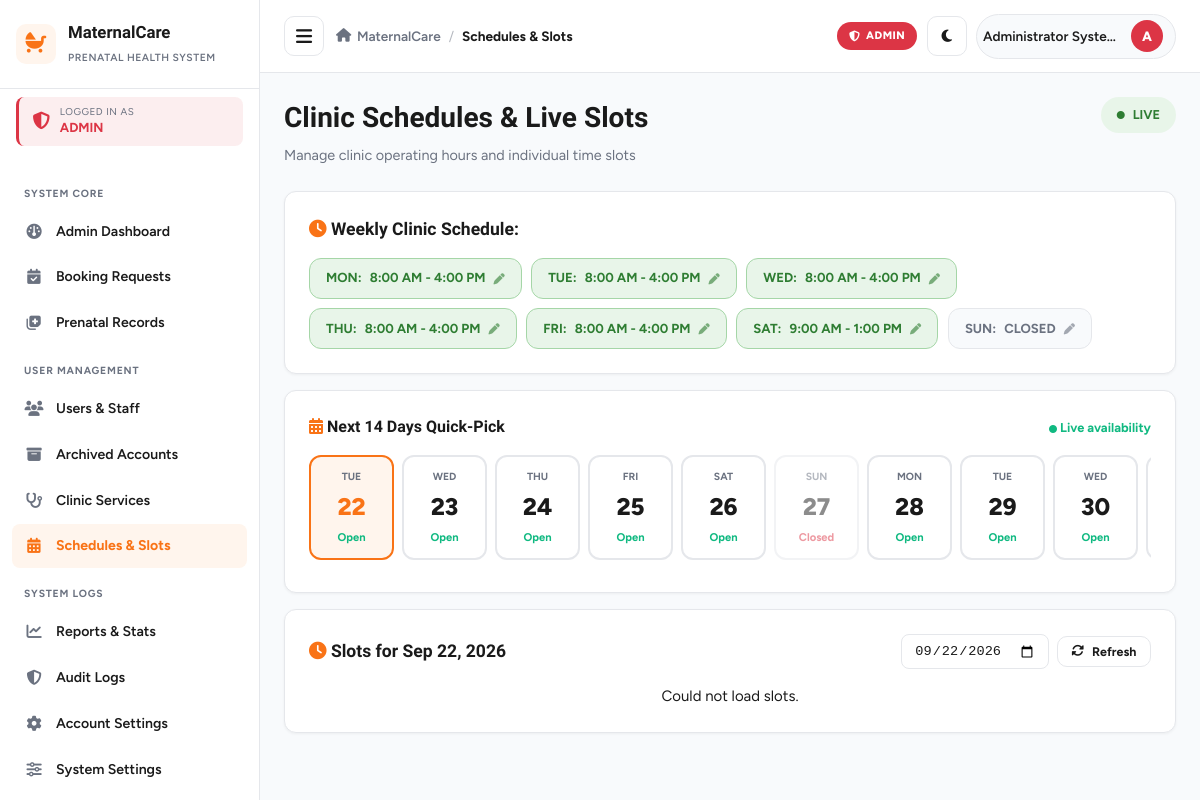
/admin/schedules.php (signed in), run on the app's committed database.
### tables this page shows
CREATE TABLE IF NOT EXISTS `schedules` (
    `id` INT AUTO_INCREMENT PRIMARY KEY,
    `staff_id` INT DEFAULT NULL,
    `day_of_week` ENUM('Monday', 'Tuesday', 'Wednesday', 'Thursday', 'Friday', 'Saturday', 'Sunday') NOT NULL,
    `start_time` TIME NOT NULL DEFAULT '08:00:00',
    `end_time` TIME NOT NULL DEFAULT '16:00:00',
    `max_patients_per_slot` INT NOT NULL DEFAULT 2,
    `is_active` TINYINT(1) NOT NULL DEFAULT 1,
    FOREIGN KEY (`staff_id`) REFERENCES `users`(`id`) ON DELETE SET NULL
);

### includes/slot_helper.php (called while the page is built, shortened)
<?php
function getClinicWeeklySchedule($db) {
    try {
        $stmt = $db->query("SELECT * FROM schedules ORDER BY FIELD(day_of_week, 'Monday','Tuesday','Wednesday','Thursday','Friday','Saturday','Sunday')");
        return $stmt->fetchAll();
    } catch (Exception $e) {
        return [];
    }
}

### config/config.php (called while the page is built, shortened)
<?php
function sanitize($data) {
    return htmlspecialchars(trim((string)$data), ENT_QUOTES, 'UTF-8');
}

### admin/schedules.php (the view, shortened to what this page needs)
<?php
require_once __DIR__ . '/../config/config.php';
require_once __DIR__ . '/../includes/auth_check.php';
require_once __DIR__ . '/../includes/slot_helper.php';
$selectedDate = $_GET['date'] ?? date('Y-m-d');
try {
    $db = getDB();
    $schedules = getClinicWeeklySchedule($db);
} catch (Exception $e) {
    die("Schedules error: " . $e->getMessage());
}
include __DIR__ . '/../includes/header.php';
?>
<div class="page-header">
    <div class="page-title">
        <h1>Clinic Schedules & Live Slots</h1>
        <p>Manage clinic operating hours and individual time slots</p>
    </div>
    <div>
        <span style="display:inline-flex; align-items:center; gap:0.5rem; padding:0.5rem 1rem; border-radius:20px; background:#e8f5e9; color:#2e7d32; font-size:0.8rem; font-weight:700;">
            <i class="fa-solid fa-circle" style="font-size:0.5rem;"></i> LIVE
        </span>
    </div>
</div>
<div class="dashboard-card mb-4" style="padding: 1.5rem;">
    <h3 style="margin-bottom: 1rem;">
        <i class="fa-solid fa-clock text-primary"></i> Weekly Clinic Schedule:
    </h3>
    <div style="display: flex; flex-wrap: wrap; gap: 0.6rem;">
        <?php
        $allDays = ['Monday', 'Tuesday', 'Wednesday', 'Thursday', 'Friday', 'Saturday', 'Sunday'];
        $schedMap = [];
        foreach ($schedules as $s) { $schedMap[$s['day_of_week']] = $s; }
        foreach ($allDays as $day):
            $sched = $schedMap[$day] ?? ['day_of_week' => $day, 'start_time' => '08:00:00', 'end_time' => '16:00:00', 'max_patients_per_slot' => 2, 'is_active' => 0];
            $isClosed = !$sched['is_active'];
        ?>
            <div style="
                display: inline-flex;
                align-items: center;
                gap: 0.5rem;
                padding: 0.6rem 1rem;
                border-radius: 12px;
                background: <?php echo $isClosed ? 'var(--bg-body)' : '#e8f5e9'; ?>;
                color: <?php echo $isClosed ? 'var(--text-muted)' : '#2e7d32'; ?>;
                font-size: 0.82rem;
                font-weight: 700;
                border: 1px solid <?php echo $isClosed ? 'var(--border-color)' : '#a5d6a7'; ?>;
                cursor: pointer;
            " onclick='openDayModal(<?php echo json_encode($sched, JSON_HEX_APOS | JSON_HEX_QUOT); ?>)'>
                <span><?php echo strtoupper(substr($day, 0, 3)); ?>:</span>
                <span><?php echo $isClosed ? 'CLOSED' : date('g:i A', strtotime($sched['start_time'])) . ' - ' . date('g:i A', strtotime($sched['end_time'])); ?></span>
                <i class="fa-solid fa-pen" style="font-size:0.7rem; opacity:0.6;"></i>
            </div>
        <?php endforeach; ?>
    </div>
</div>
<div class="dashboard-card mb-4" style="padding: 1.5rem;">
    <div style="display:flex; justify-content:space-between; align-items:center; margin-bottom: 1rem;">
        <h3 style="margin:0; font-size:1rem;">
            <i class="fa-solid fa-calendar-days text-primary"></i> Next 14 Days Quick-Pick
        </h3>
        <span style="color:#10b981; font-size:0.8rem; font-weight:700;">
            <i class="fa-solid fa-circle" style="font-size:0.5rem;"></i> Live availability
        </span>
    </div>
    <div style="display: flex; gap: 0.5rem; overflow-x: auto; padding-bottom: 0.5rem;">
        <?php
        $today = new DateTime();
        for ($i = 0; $i < 14; $i++):
            $dayDate = clone $today;
            $dayDate->modify("+$i days");
            $dayName = $dayDate->format('D');
            $dayNum = $dayDate->format('j');
            $dateStr = $dayDate->format('Y-m-d');
            $dayOfWeekFull = $dayDate->format('l');
            $daySched = $schedMap[$dayOfWeekFull] ?? null;
            $isOpen = $daySched && (int)$daySched['is_active'] === 1;
            $isSelected = ($dateStr === $selectedDate);
        ?>
            <div class="quick-pick-date" data-date="<?php echo $dateStr; ?>" style="
                min-width: 85px;
                padding: 0.75rem 0.5rem;
                border-radius: 12px;
                text-align: center;
                background: <?php echo $isSelected ? '#fff5ed' : 'var(--surface)'; ?>;
                border: 2px solid <?php echo $isSelected ? '#f97316' : 'var(--border-color)'; ?>;
                cursor: pointer;
                opacity: <?php echo $isOpen ? '1' : '0.5'; ?>;
            " onclick="selectDate('<?php echo $dateStr; ?>')">
                <div style="font-size: 0.65rem; color: var(--text-muted); text-transform: uppercase; font-weight: 700;">
                    <?php echo strtoupper($dayName); ?>
                </div>
                <div style="font-size: 1.5rem; font-weight: 800; color: <?php echo $isSelected ? '#f97316' : 'var(--text-dark)'; ?>; margin: 0.25rem 0;">
                    <?php echo $dayNum; ?>
                </div>
                <div style="font-size: 0.7rem; font-weight: 700; color: <?php echo $isOpen ? '#10b981' : '#dc3545'; ?>;">
                    <?php echo $isOpen ? 'Open' : 'Closed'; ?>
                </div>
            </div>
        <?php endfor; ?>
    </div>
</div>
<div class="dashboard-card mb-4" style="padding: 1.5rem;">
    <div style="display:flex; justify-content:space-between; align-items:center; margin-bottom: 1rem; flex-wrap:wrap; gap:1rem;">
        <div>
            <h3 style="margin:0;">
                <i class="fa-solid fa-clock text-primary"></i> Slots for <span id="selectedDateLabel"><?php echo date('M d, Y', strtotime($selectedDate)); ?></span>
            </h3>
        </div>
        <div style="display:flex; gap:0.5rem; align-items:center;">
            <input type="date" id="datePicker" value="<?php echo sanitize($selectedDate); ?>"
                   style="padding:0.5rem 0.75rem; border-radius:8px; border:1px solid var(--border-color); background:var(--surface); color:var(--text-dark); font-size:0.85rem;"
                   onchange="selectDate(this.value)">
            <button type="button" class="btn btn-outline btn-sm" onclick="loadSlots(_currentSelectedDate)">
                <i class="fa-solid fa-rotate"></i> Refresh
            </button>
        </div>
    </div>
    <div id="slotsContainer">
    </div>
</div>
<?php include __DIR__ . '/../includes/footer.php'; ?>

### assets/css/style.css (style rules this page uses)
:root { --primary: #f97316; --primary-dark: #ea580c; --primary-light: #fff5ed; --success: #10b981; --warning: #f59e0b; --danger: #dc3545; --info: #0d6efd; --bg-body: #f8fafc; --surface: #ffffff; --text-dark: #1a1a1a; --text-muted: #6b7280; --border-color: #e5e7eb; --radius-sm: 8px; --radius-md: 12px; --radius-lg: 16px; --shadow-sm: 0 1px 3px rgba(0, 0, 0, 0.05); --shadow-md: 0 4px 12px rgba(0, 0, 0, 0.08); --shadow-lg: 0 10px 30px rgba(0, 0, 0, 0.12); --transition: all 0.25s ease; --sidebar-width: 260px; }
* { margin: 0; padding: 0; box-sizing: border-box; }
html, body { max-width: 100%; overflow-x: hidden; }
body { font-family: 'Figtree', -apple-system, BlinkMacSystemFont, 'Segoe UI', sans-serif; background: var(--bg-body); color: var(--text-dark); line-height: 1.5; font-size: 15px; transition: background 0.3s ease, color 0.3s ease; }
h1, h2, h3, h4, h5, h6 { font-family: 'Bricolage Grotesque', 'Figtree', sans-serif; font-weight: 700; color: var(--text-dark); }
.page-header { display: flex; justify-content: space-between; align-items: flex-start; gap: 1rem; margin-bottom: 1.5rem; flex-wrap: wrap; }
.page-header h1 { font-size: 1.75rem; margin-bottom: 0.35rem; }
.page-header p { color: var(--text-muted); font-size: 0.9rem; }
.dashboard-card { background: var(--surface); border: 1px solid var(--border-color); border-radius: var(--radius-md); padding: 1.5rem; box-shadow: var(--shadow-sm); transition: background 0.3s ease, border-color 0.3s ease; }
.btn { display: inline-flex; align-items: center; justify-content: center; gap: 0.5rem; padding: 0.65rem 1.15rem; border-radius: 10px; border: none; font-family: inherit; font-size: 0.88rem; font-weight: 700; cursor: pointer; transition: var(--transition); text-decoration: none; white-space: nowrap; }
.btn-outline { background: transparent; color: var(--text-dark); border: 1.5px solid var(--border-color); }
.btn-sm { padding: 0.45rem 0.85rem; font-size: 0.78rem; }
.text-primary { color: var(--primary); }
.mb-4 { margin-bottom: 1rem; }

### data on the page
schedules: day "MON", start_time "8:00 AM", end_time "4:00 PM"
schedules: day "TUE", start_time "8:00 AM", end_time "4:00 PM"
schedules: day "WED", start_time "8:00 AM", end_time "4:00 PM"
schedules: day "THU", start_time "8:00 AM", end_time "4:00 PM"
schedules: day "FRI", start_time "8:00 AM", end_time "4:00 PM"
schedules: day "SAT", start_time "9:00 AM", end_time "1:00 PM"

### other printed values
$role['label'] "ADMIN"
$item['section'] "SYSTEM CORE"
$item['label'] "Admin Dashboard"
$item['label'] "Booking Requests"
$item['label'] "Prenatal Records"
$item['section'] "USER MANAGEMENT"
$item['label'] "Users & Staff"
$item['label'] "Archived Accounts"
$item['label'] "Clinic Services"
$item['label'] "Schedules & Slots"
$item['section'] "SYSTEM LOGS"
$item['label'] "Reports & Stats"
$item['label'] "Audit Logs"
$item['label'] "Account Settings"
$item['label'] "System Settings"
